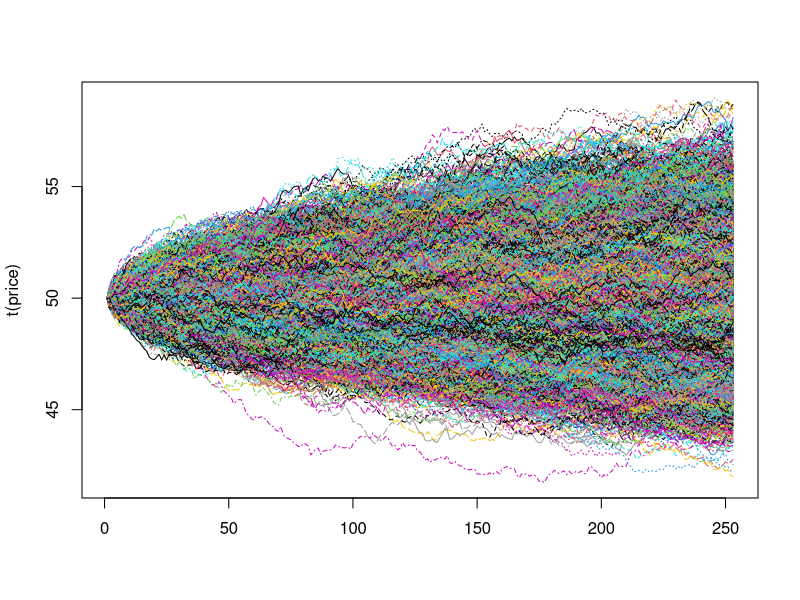

Reproduce this figure in R.
S0 <- 50;          # initial price
mu <- 0.04;        # mean
sigma <- 0.3;      # volatility
T <- 1;            # 1 year
n <- 10000;          # step
N <-252;            # the number of sample
price = matrix(NA,n,N+1);
price[,1] = S0;
dt = T/n
nudt = (mu-0.5*sigma^2)*dt
sidt = sigma*sqrt(dt)
for (i in 1:n){
	for (j in 1:N){
		price[i,j+1] = price[i,j]*exp(nudt + sidt*rnorm(1))
	}
}
matplot(t(price),type="l",col=1:9)